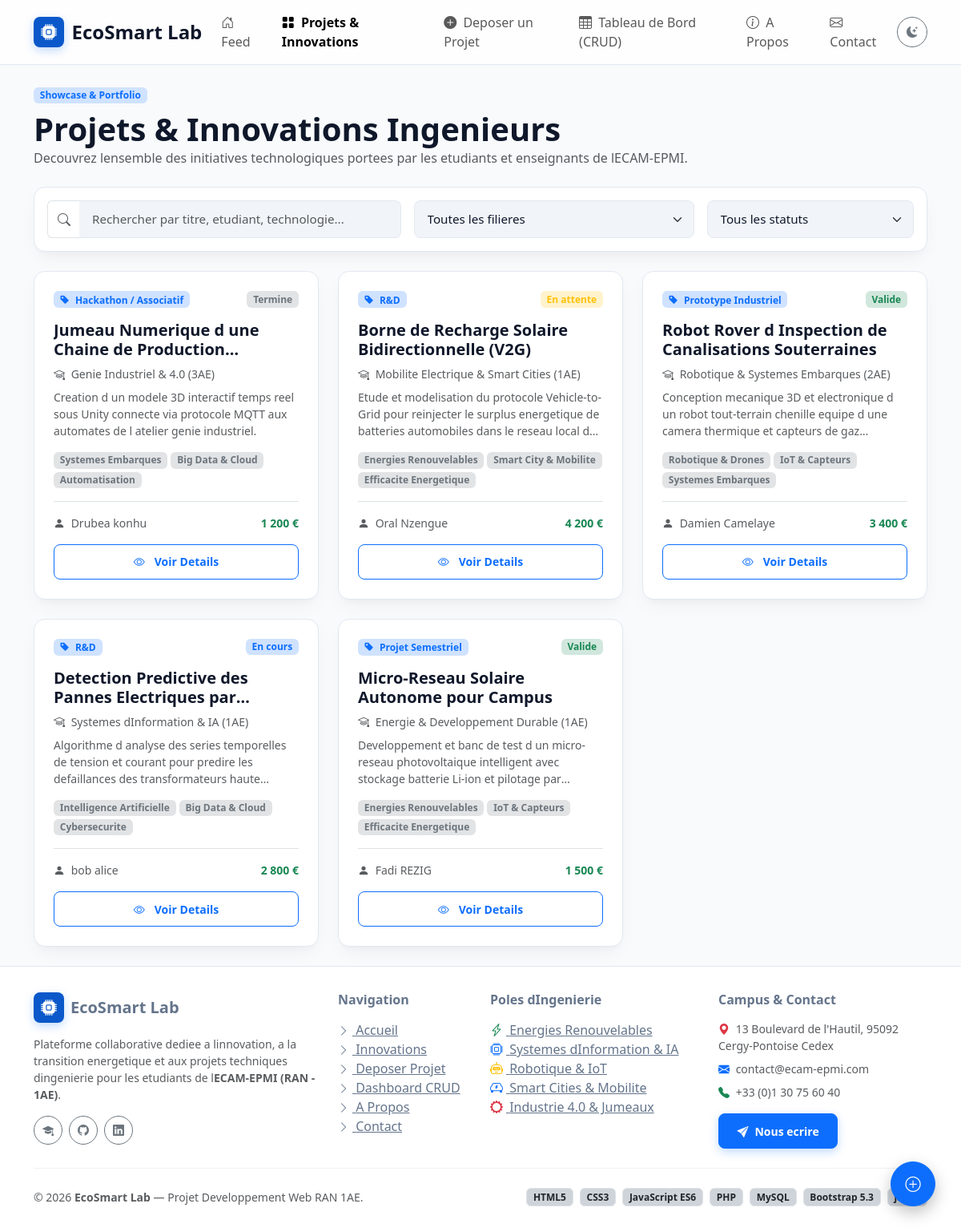
The page /projets.php on the database its author committed.
### tables this page shows
CREATE TABLE `projets_inscriptions` (
    `id` INT AUTO_INCREMENT PRIMARY KEY,
    `nom` VARCHAR(100) NOT NULL,
    `prenom` VARCHAR(100) NOT NULL,
    `email` VARCHAR(150) NOT NULL,
    `telephone` VARCHAR(30) NOT NULL,
    `niveau_etudes` VARCHAR(50) NOT NULL, 
    `filiere` VARCHAR(150) NOT NULL,      
    `titre_projet` VARCHAR(200) NOT NULL,
    `type_projet` VARCHAR(80) NOT NULL,    
    `domaines_cles` TEXT NOT NULL,        
    `budget_estime` DECIMAL(10,2) NOT NULL DEFAULT 0.00,
    `date_debut` DATE NOT NULL,
    `duree_semaines` INT NOT NULL DEFAULT 4,
    `besoin_laboratoire` VARCHAR(10) NOT NULL DEFAULT 'Non',  
    `description` TEXT NOT NULL,
    `statut` ENUM('En attente', 'Valide', 'En cours', 'Termine', 'Rejete') DEFAULT 'En attente',
    `created_at` DATETIME DEFAULT CURRENT_TIMESTAMP,
    `updated_at` DATETIME DEFAULT CURRENT_TIMESTAMP ON UPDATE CURRENT_TIMESTAMP
);

### projets.php (the view, shortened to what this page needs)
<?php
$pdo = Database::getConnection();
if ($pdo) {
    try {
        $stmt = $pdo->query("SELECT * FROM `projets_inscriptions` ORDER BY id DESC");
        $projects = $stmt->fetchAll();
    } catch (Exception $e) {}
}
require_once __DIR__ . '/includes/header.php';
?>
<div class="container py-4">
    <div class="d-flex flex-column flex-md-row justify-content-between align-items-md-center gap-3 mb-4">
        <div>
            <span class="badge bg-primary-subtle text-primary fw-semibold mb-2">Showcase & Portfolio</span>
            <h1 class="fw-bold m-0">Projets & Innovations Ingenieurs</h1>
            <p class="text-muted m-0">Decouvrez lensemble des initiatives technologiques portees par les etudiants et enseignants de lECAM-EPMI.</p>
        </div>
            <div class="add_post">
                <button type="button" class="btn btn-primary mb-3" data-bs-toggle="modal" data-bs-target="#addChoiceModal">
                    <i class="bi bi-plus-circle"></i>
                </button>
            </div>
    </div>
    <div class="card-custom p-3 mb-4">
        <div class="row g-3 align-items-center">
            <div class="col-md-5">
                <div class="input-group">
                    <span class="input-group-text bg-transparent border-end-0"><i class="bi bi-search text-muted"></i></span>
                    <input type="text" id="projectSearchInput" class="form-control border-start-0" placeholder="Rechercher par titre, etudiant, technologie..." aria-label="Recherche">
                </div>
            </div>
            <div class="col-md-4">
                <select id="filiereFilter" class="form-select">
                    <option value="ALL">Toutes les filieres</option>
                </select>
            </div>
            <div class="col-md-3">
                <select id="statusFilter" class="form-select">
                    <option value="ALL">Tous les statuts</option>
                </select>
            </div>
        </div>
    </div>
    <div class="row g-4" id="projectsContainer">
        <?php if (!empty($projects)): ?>
            <?php foreach ($projects as $project): ?>
                <div class="col-lg-4 col-md-6 project-card-item"
                     data-filiere="<?= e($project['filiere']) ?>"
                     data-statut="<?= e($project['statut']) ?>"
                     data-search="<?= strtolower(e($project['titre_projet'] . ' ' . $project['nom'] . ' ' . $project['prenom'] . ' ' . $project['domaines_cles'] . ' ' . $project['filiere'])) ?>">
                    <div class="card-custom p-4 d-flex flex-column h-100">
                        <div class="d-flex justify-content-between align-items-start mb-2">
                            <span class="badge bg-primary-subtle text-primary small fw-semibold">
                                <i class="bi bi-tag-fill me-1"></i> <?= e($project['type_projet']) ?>
                            </span>
                            <?= get_status_badge($project['statut']) ?>
                        </div>
                        <h5 class="fw-bold mt-2 mb-2 text-truncate-2" title="<?= e($project['titre_projet']) ?>">
                            <?= e($project['titre_projet']) ?>
                        </h5>
                        <div class="small text-muted mb-2">
                            <i class="bi bi-mortarboard me-1"></i> <?= e($project['filiere']) ?> (<?= e($project['niveau_etudes']) ?>)
                        </div>
                        <p class="text-muted small flex-grow-1 line-clamp-3">
                            <?= e($project['description']) ?>
                        </p>
                        <div class="d-flex flex-wrap gap-1 mb-3">
                            <?php
                            $tags = explode(',', $project['domaines_cles']);
                            foreach (array_slice($tags, 0, 3) as $tag):
                                if (trim($tag)):
                            ?>
                                <span class="badge bg-secondary-subtle text-secondary small"><?= e(trim($tag)) ?></span>
                            <?php
                                endif;
                            endforeach;
                            ?>
                        </div>
                        <div class="border-top pt-3 mt-auto">
                            <div class="d-flex justify-content-between align-items-center mb-3 small text-muted">
                                <span><i class="bi bi-person-fill me-1"></i> <?= e($project['prenom']) ?> <?= e($project['nom']) ?></span>
                                <span class="fw-bold text-success"><?= format_currency($project['budget_estime']) ?></span>
                            </div>
                            <div class="d-flex gap-2">
                                <button type="button" class="btn btn-outline-primary btn-sm w-100 js-view-project-modal"
                                        data-title="<?= e($project['titre_projet']) ?>"
                                        data-author="<?= e($project['prenom'] . ' ' . $project['nom']) ?>"
                                        data-email="<?= e($project['email']) ?>"
                                        data-phone="<?= e($project['telephone']) ?>"
                                        data-filiere="<?= e($project['filiere']) ?>"
                                        data-niveau="<?= e($project['niveau_etudes']) ?>"
                                        data-type="<?= e($project['type_projet']) ?>"
                                        data-domaines="<?= e($project['domaines_cles']) ?>"
                                        data-budget="<?= format_currency($project['budget_estime']) ?>"
                                        data-date="<?= format_date($project['date_debut']) ?>"
                                        data-duree="<?= e($project['duree_semaines']) ?> semaines"
                                        data-labo="<?= e($project['besoin_laboratoire']) ?>"
                                        data-statut="<?= e($project['statut']) ?>"
                                        data-desc="<?= e($project['description']) ?>">
                                    <i class="bi bi-eye me-1"></i> Voir Details
                                </button>
                            </div>
                        </div>
                    </div>
                </div>
            <?php endforeach; ?>
        <?php endif; ?>
    </div>
</div>
<?php require_once __DIR__ . '/includes/footer.php'; ?>

### includes/functions.php (shortened to what this page needs)
<?php
function e($value): string
{
	return htmlspecialchars((string) $value, ENT_QUOTES | ENT_SUBSTITUTE, 'UTF-8');
}
function get_status_badge(string $statut): string
{
	$styles = [
		'Valide'     => 'bg-success-subtle text-success',
		'En cours'   => 'bg-primary-subtle text-primary',
		'En attente' => 'bg-warning-subtle text-warning',
		'Termine'    => 'bg-secondary-subtle text-secondary',
		'Rejete'     => 'bg-danger-subtle text-danger',
	];
	$class = $styles[$statut] ?? 'bg-secondary-subtle text-secondary';
	return '<span class="badge ' . $class . ' small fw-semibold">' . e($statut) . '</span>';
}
function format_currency(float $amount): string
{
	return number_format($amount, 0, ',', ' ') . ' €';
}
function format_date(string $date): string
{
	$timestamp = strtotime($date);
	return $timestamp ? date('d/m/Y', $timestamp) : e($date);
}

### rows shown on the page
projets_inscriptions: type_projet "Hackathon / Associatif", statut "Termine", titre_projet "Jumeau Numerique d une Chaine de…", filiere "Genie Industriel & 4.0", niveau_etudes "3AE", description "Creation d un modele 3D interactif temps reel sous Unity connecte via protocole MQTT aux automates de l atelier genie industriel.", domaines_cles "Systemes Embarques", domaines_cles "Big Data & Cloud", domaines_cles "Automatisation", prenom "Drubea", nom "konhu", budget_estime "1 200 €"
projets_inscriptions: type_projet "R&D", statut "En attente", titre_projet "Borne de Recharge Solaire Bidirectionnelle (V2G)", filiere "Mobilite Electrique & Smart Cities", niveau_etudes "1AE", description "Etude et modelisation du protocole Vehicle-to-Grid pour reinjecter le surplus energetique de batteries automobiles dans le reseau local…", domaines_cles "Energies Renouvelables", domaines_cles "Smart City & Mobilite", domaines_cles "Efficacite Energetique", prenom "Oral", nom "Nzengue", budget_estime "4 200 €"
projets_inscriptions: type_projet "Prototype Industriel", statut "Valide", titre_projet "Robot Rover d Inspection de Canalisations Souterraines", filiere "Robotique & Systemes Embarques", niveau_etudes "2AE", description "Conception mecanique 3D et electronique d un robot tout-terrain chenille equipe d une camera thermique et capteurs de…", domaines_cles "Robotique & Drones", domaines_cles "IoT & Capteurs", domaines_cles "Systemes Embarques", prenom "Damien", nom "Camelaye", budget_estime "3 400 €"
projets_inscriptions: type_projet "R&D", statut "En cours", titre_projet "Detection Predictive des Pannes Electriques…", filiere "Systemes dInformation & IA", niveau_etudes "1AE", description "Algorithme d analyse des series temporelles de tension et courant pour predire les defaillances des transformateurs…", domaines_cles "Intelligence Artificielle", domaines_cles "Big Data & Cloud", domaines_cles "Cybersecurite", prenom "bob", nom "alice", budget_estime "2 800 €"
projets_inscriptions: type_projet "Projet Semestriel", statut "Valide", titre_projet "Micro-Reseau Solaire Autonome pour Campus", filiere "Energie & Developpement Durable", niveau_etudes "1AE", description "Developpement et banc de test d un micro-reseau photovoltaique intelligent avec stockage batterie Li-ion et pilotage…", domaines_cles "Energies Renouvelables", domaines_cles "IoT & Capteurs", domaines_cles "Efficacite Energetique", prenom "Fadi", nom "REZIG", budget_estime "1 500 €"

### other values the page prints
APP_NAME "EcoSmart Lab"
$link['label'] "Feed"
$link['label'] "Projets & Innovations"
$link['label'] "Deposer un Projet"
$link['label'] "Tableau de Bord (CRUD)"
$link['label'] "A Propos"
$link['label'] "Contact"
APP_YEAR "2026"
